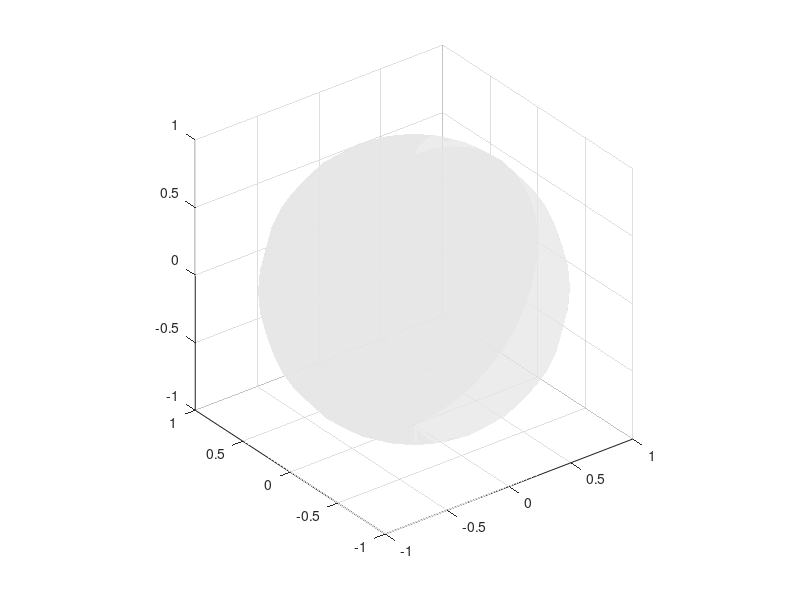

This chart was generated by the following MATLAB code: (Note: this script raises an error after producing the figure.)
% A. M. Bronstein, M. M. Bronstein, R. Kimmel, Numerical geometry of
% non-rigid shapes, Springer, 2008
%
% http://tosca.cs.technion.ac.il/book
%
% TUTORIAL
% Demonstration of embedding of a non-Euclidean metric using classic MDS on a toy example.
%
% (C) Copyright Michael Bronstein, 2008
% All rights reserved.

% show the original data
figure(1),
[X,Y,Z] = sphere(20);
h = surf(X,Y,Z),
set(h,'FaceAlpha',0.75)
axis image, shading interp, colormap([1 1 1]*0.9)
lighting phong, camlight, axis off
hold on
plot3([0; 0; 0; -1],[1; 0; -1; 0],[0; 1; 0; 0],'r*');
text([0; 0; 0; -1]+0.025,[1; 0; -1; 0],[0; 1; 0; 0],{'A','B','C','D'})

% matrix of distances
disp('Matrix of distances');
D = [0 1 2 1;...
     1 0 1 1;...
     2 1 0 1;...
     1 1 1 0]

pause;

% matrix of squared distances
D2 = D.^2;

% centered matrix of squared distances
disp('Matrix K_X');
K = 0.5*(repmat(D2(:,1),[1 4]) + repmat(D2(1,:),[4 1]) - D2)

pause;

% perform eigendecomposition
[V,L] = eig(K);

display('Eigenvalues');
diag(L)

display('Eigenvectors');
V

pause;

% compute canonical form in 2D
idx = find(diag(L)>0);
Z = V(:,idx)*sqrt(L(idx,idx))

% visualize the embedding
figure(2),
plot(Z(:,1),Z(:,2),'r*')
text(Z(:,1)+0.025,Z(:,2),{'A','B','C','D'})
axis image
